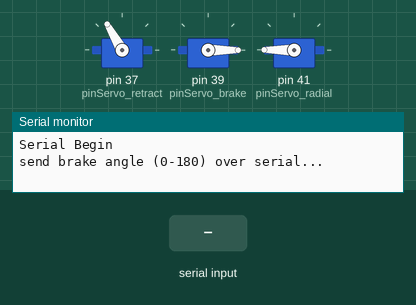
Bench run of a sketch on a simulated Arduino Mega 2560, built with avr-gcc and run on an emulated ATmega2560. Shown: 3 × servo, the last lines printed to the serial monitor. The test bench sets the inputs (shaded band).

Above: at 1.9 s.
2.0 s: "90,45\n" received over Serial
At 3.5 s:
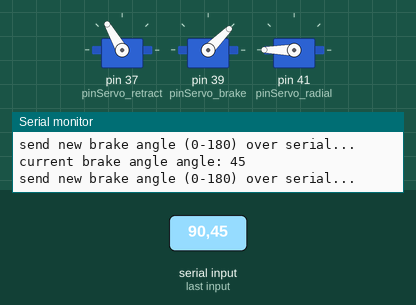
4.2 s: "30,150\n" received over Serial
At 6.1 s:
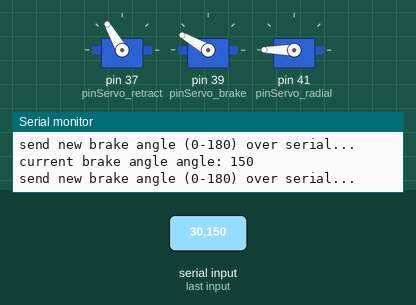
6.4 s: "90\n" received over Serial
At 7.6 s:
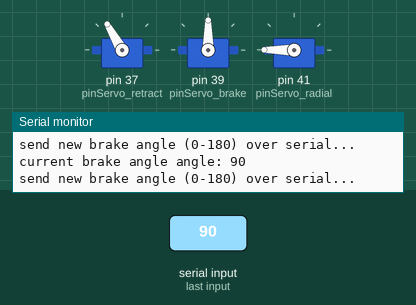
Timing chart, 0 to 9.4 s (numbered marks = the images above; inputs shaded):
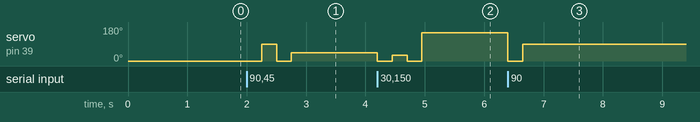

Measured:
- after the input at 2.0 s, servo on pin 39 (pinServo_brake): 0° → 90° after 0.25 s, → 0° 0.25 s later, → 45° 0.25 s later
- after the input at 4.2 s, servo on pin 39 (pinServo_brake): 45° → 0° at once, → 30° 0.25 s later, → 0° 0.25 s later, → 150° 0.25 s later
- after the input at 6.4 s, servo on pin 39 (pinServo_brake): 150° → 0° at once, → 90° 0.25 s later

The sketch:

helper_calibratebrake.ino
```cpp
 // libraries
  #include <Servo.h>

 // parameters ************************************************************************************************
  static byte servo_brake_disengaged_deg = 0; // brake position at neutral; brake positions updated using serial
 // ***********************************************************************************************************

 // inputs
  static byte pinServo_retract = 37;
  static byte pinServo_brake = 39;
  static byte pinServo_radial = 41;

 // servos
  Servo servo_retract;
  Servo servo_brake;
  Servo servo_radial;
  static byte servo_radial_deg = 180; // multi-spout radial head position
  static byte servo_retract_retracted_deg = 120; // retractable spout position

 // variables
  byte servo_brake_engaged_deg;
  byte serial_state = 0;
  boolean serial_toggle = 0;
  unsigned long baud = 115200;


void setup() {
  Serial.begin(baud); // start serial
  Serial.println("Serial Begin");
  Serial.println();

 // attach and move servos
   // retract
    servo_retract.attach(pinServo_retract);
    servo_retract.write(servo_retract_retracted_deg);
    delay(250);
    servo_retract.detach();

   // brake
    servo_brake.attach(pinServo_brake);
    servo_brake.write(servo_brake_disengaged_deg);
    delay(250);
    servo_brake.detach();

   // radial
    servo_radial.attach(pinServo_radial);
    servo_radial.write(servo_radial_deg);
    delay(250);
    servo_radial.detach();

  // put your setup code here, to run once:
  pinMode(pinServo_retract, OUTPUT);
  pinMode(pinServo_brake, OUTPUT);
  pinMode(pinServo_radial, OUTPUT);


  Serial.println("send brake angle (0-180) over serial...");

}

void loop() {
   if(Serial.available()){
    servo_brake_engaged_deg = Serial.parseInt(); // read serial

   // wait for input to begin calibration sequence
    if(servo_brake_engaged_deg > 0 && servo_brake_engaged_deg <= 180){

      servo_brake.attach(pinServo_brake);
      servo_brake.write(servo_brake_disengaged_deg);
      delay(250);

      servo_brake.write(servo_brake_engaged_deg);
      delay(250);
      servo_brake.detach();

      Serial.print("current brake angle angle: ");Serial.println(servo_brake_engaged_deg);
      Serial.println("");
      Serial.println("send new brake angle (0-180) over serial...");

      if(servo_brake_engaged_deg > 180){
        Serial.println("error in servo_brake_engaged_deg input: value must be less than or equal to 180");
      }
    }
  }
}
```
